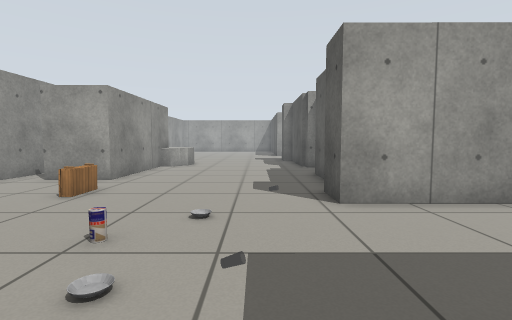
View 1 (above)

14 first-person views from a walk through a world built for the Gazebo simulator. The camera is 0.72 m above the floor, tilts 4° down and sees 85° across. The lines on the ground mark 1 m squares. The floor is counted in squares, 0.5 m on a side. Each view is taken from the middle of a square. On the plan, view 1 faces up. The plan holds only what a view shows up to about 14 squares ahead; the rest is blank. The place goes on beyond the plan. The robots in the file are not drawn. Gazebo's built-in surfaces are drawn with simple patterns.

View 2
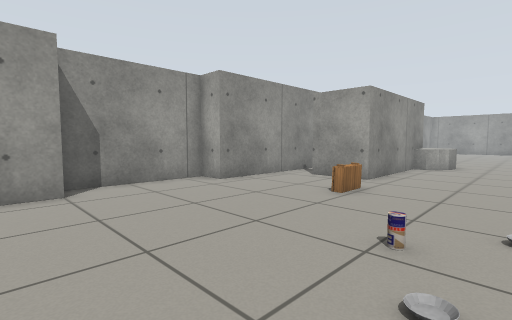

View 3
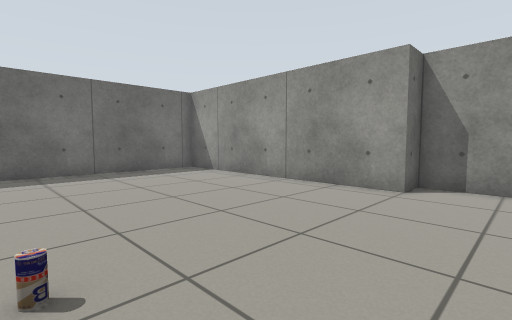

View 4
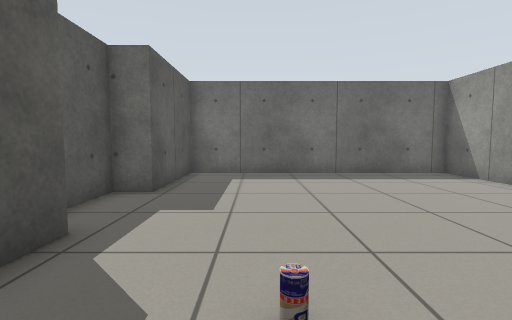

View 5
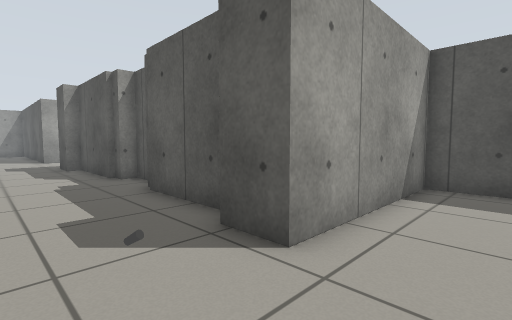

View 6
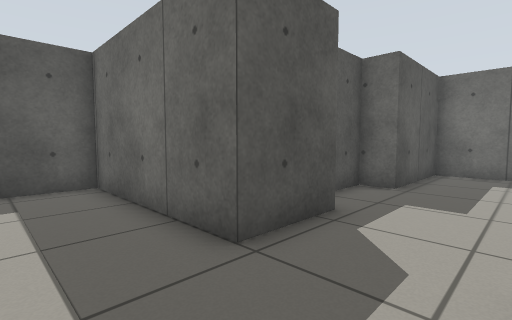

View 7
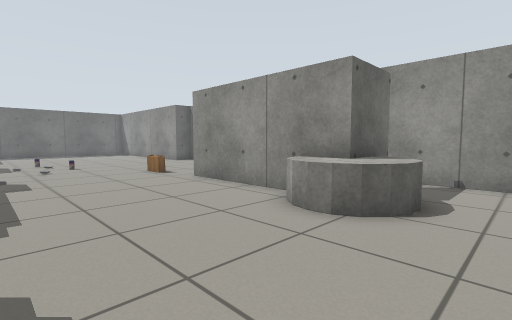

View 8
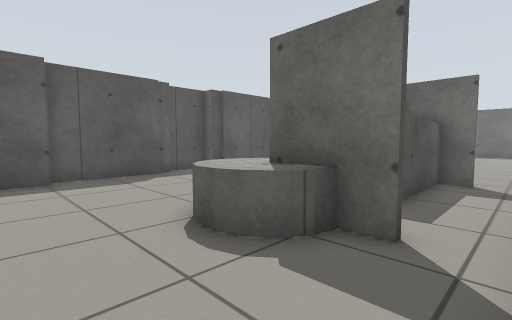

View 9
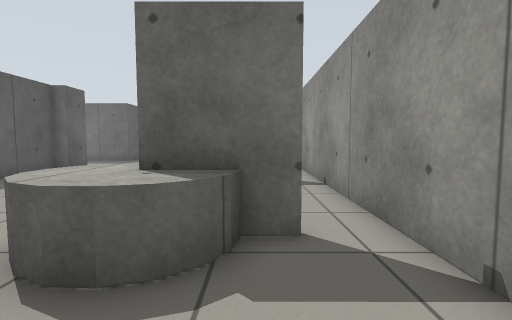

View 10
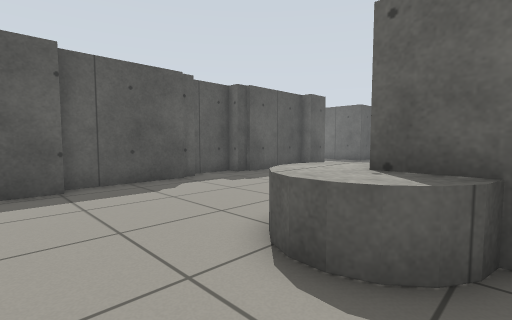

View 11
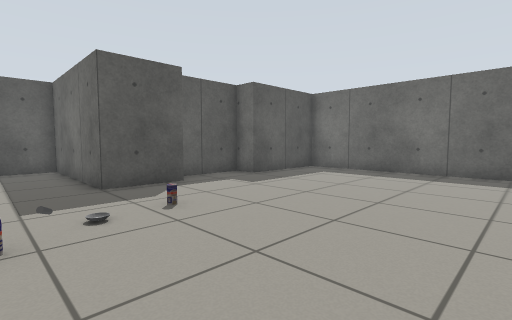

View 12
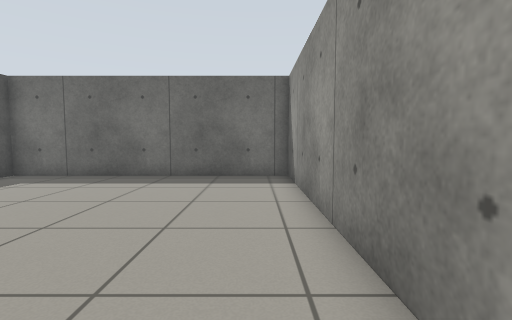

View 13
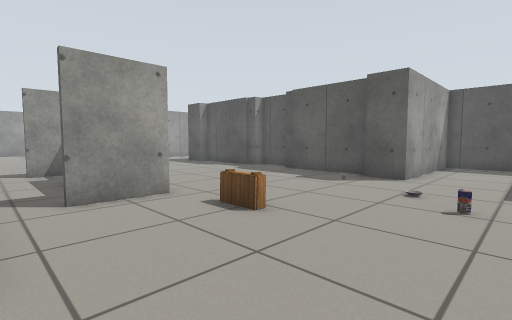

View 14
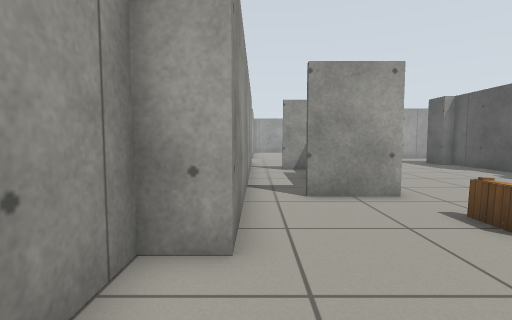

### Floor plan
Points are (right, up) in squares from view 1. A wall is a line through its corners. A room is listed if a view was taken in it or the views show most of it. See-through windows are left out.
Room 1 (views 1, 2, 3, 4, 5, 6, 7, 8, 9, 10, 11, 12, 13, 14)
walls: (-7.8, 10.3) (-6.8, 10.3) (-6.8, 13.9); (2.7, 11.9) (2.7, 12.5) (3.3, 12.5) (3.3, 14.8) (2.7, 14.8) (2.7, 15.5); (1.9, -1.3) (1.9, 1.5) (8.3, 1.5) (8.3, 6.3) (1.9, 6.3) (1.9, 7.8) (2.5, 7.8) (2.5, 12); (2.5, 15.4) (2.5, 19.4) (1.9, 19.4) (1.9, 20.9); (-6.5, 16.7) (-7.8, 16.7); (-7.8, 16.9) (-5.3, 16.9) (-5.3, 10.1) (-7.8, 10.1); (-9.3, 19.6) (-9.3, 6.3) (-10.5, 6.3) (-10.5, 1.5) (-9.3, 1.5) (-9.3, -9.3) (1.9, -9.3) (1.9, -4.7) (3, -4.7) (3, -1.8)
low walls: (-6.8, 16.8) (-6.7, 17.4) (-6.4, 17.9) (-6, 18.2) (-5.5, 18.4) (-4.9, 18.3) (-4.4, 18.1) (-4, 17.7) (-3.8, 17.3) (-3.8, 16.7) (-4, 16.2) (-4.3, 15.8) (-4.7, 15.5)
objects: other object (-5, 7) to (-5, 8); drink can (-2, 4); drink can (-1, 1)

Positions as (right, up) in squares from view 1, and headings:
1: (0, 0), facing up
2: (-1, 0), facing up-left
3: (-1, 4), facing down-left
4: (-1, 3), facing down
5: (-1, 4), facing up-right
6: (-1, 4), facing down-right
7: (1, 20), facing down-left
8: (-9, 21), facing down-right
9: (-7, 21), facing down
10: (-7, 21), facing down-right
11: (-7, 4), facing down-right
12: (-8, 2), facing down
13: (-9, 3), facing up-right
14: (-9, 3), facing up
